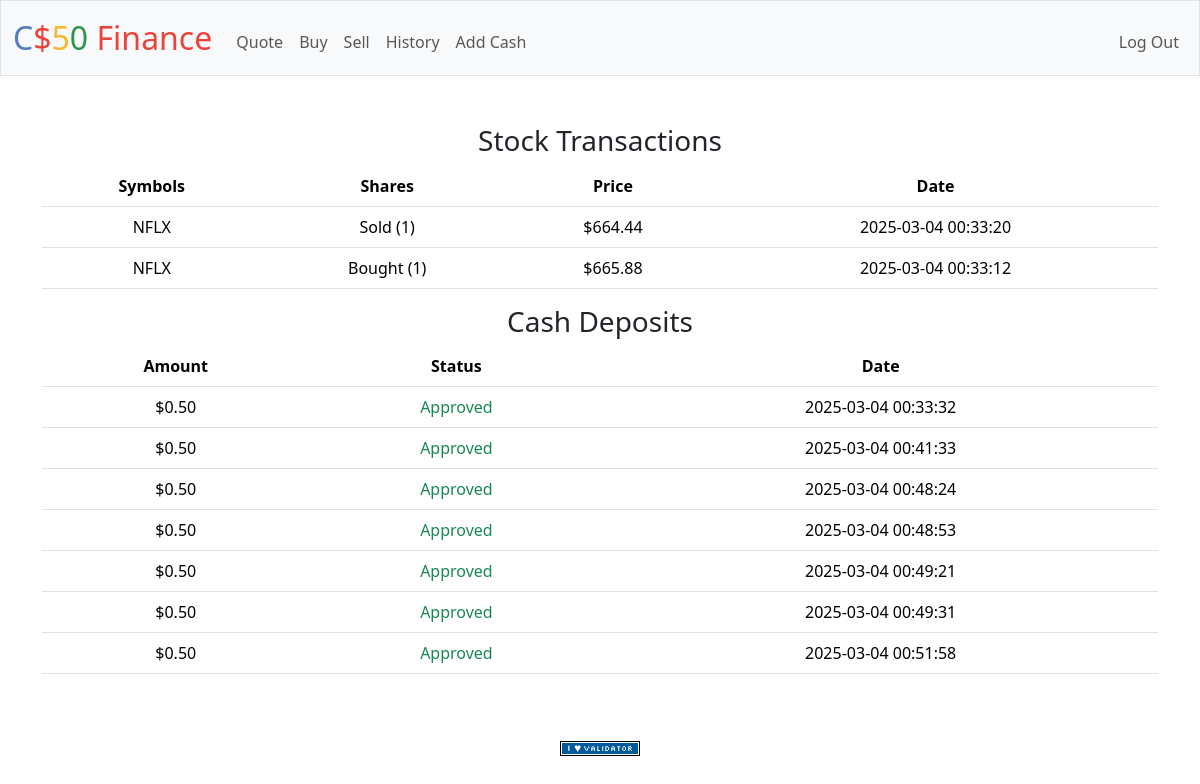
The page /history (signed in) on the database its author committed.
### tables this page shows
CREATE TABLE "transactions" (
    id INTEGER PRIMARY KEY AUTOINCREMENT NOT NULL,
    user_id INTEGER NOT NULL,
    symbol TEXT NOT NULL,
    shares INTEGER NOT NULL,
    price NUMERIC NOT NULL,
    transacted TIMESTAMP DEFAULT CURRENT_TIMESTAMP NOT NULL,
    type TEXT NOT NULL DEFAULT 'BUY', timestamp DATETIME,
    FOREIGN KEY(user_id) REFERENCES users(id)
);

CREATE TABLE cash_transactions (
    id INTEGER PRIMARY KEY AUTOINCREMENT,
    user_id INTEGER NOT NULL,
    amount REAL NOT NULL,
    status TEXT CHECK(status IN ('Pending', 'Approved', 'Denied')) DEFAULT 'Pending',
    timestamp DATETIME DEFAULT CURRENT_TIMESTAMP,
    FOREIGN KEY(user_id) REFERENCES users(id)
);

### app.py (the view)
@app.route("/history")
@login_required
def history():
    user_id = session["user_id"]
    transactions = db.execute(
        "SELECT symbol, shares, price, transacted FROM transactions WHERE user_id = ? ORDER BY transacted DESC",
        session["user_id"]
    )
    cash_transactions = db.execute(
        "SELECT amount, status, timestamp FROM cash_transactions WHERE user_id = :user_id",
        user_id=user_id
    )
    return render_template("history.html", transactions=transactions, cash_transactions=cash_transactions)

### app.py (called while the page is built)
@app.after_request
def after_request(response):
    response.headers["Cache-Control"] = "no-cache, no-store, must-revalidate"
    response.headers["Expires"] = 0
    response.headers["Pragma"] = "no-cache"
    return response

### helpers.py (called while the page is built)
def login_required(f):
    @wraps(f)
    def decorated_function(*args, **kwargs):
        if session.get("user_id") is None:
            return redirect("/login")
        return f(*args, **kwargs)
    return decorated_function

### templates/history.html (shortened to what this page needs)
{% extends "layout.html" %}
{% block main %}
<h3>Stock Transactions</h3>
<table class="table">
    <thead>
        <tr>
            <th scope="col">Symbols</th>
            <th scope="col">Shares</th>
            <th scope="col">Price</th>
            <th scope="col">Date</th>
        </tr>
    </thead>
    <tbody>
        {% for stock in transactions %}
        <tr>
            <td>{{ stock.symbol }}</td>
            <td>
                {% if stock.shares < 0 %} Sold ({{ -stock.shares }}) {% else %} Bought ({{ stock.shares }}) {% endif %}
                    </td>
            <td>${{ "%.2f"|format(stock.price) }}</td>
            <td> {{ stock.transacted  }} {{ stock.timestamp }}</td>
        </tr>
        {% endfor %}
    </tbody>
</table>
<h3>Cash Deposits</h3>
<table class="table">
    <thead>
        <tr>
            <th scope="col">Amount</th>
            <th scope="col">Status</th>
            <th scope="col">Date</th>
        </tr>
    </thead>
    <tbody>
        {% for cash in cash_transactions %}
        <tr>
            <td>${{ "%.2f"|format(cash.amount) }}</td>
            <td>
                {% if cash.status == "Approved" %}
                <span class="text-success">Approved</span>
                {% elif cash.status == "Pending" %}
                <span class="text-warning">Pending</span>
                {% else %}
                <span class="text-danger">Denied</span>
                {% endif %}
            </td>
            <td>{{ cash.timestamp }}</td>
        </tr>
        {% endfor %}
    </tbody>
</table>
{% endblock %}

### rows shown on the page
transactions: symbol "NFLX", shares "1", price "664.44", transacted "2025-03-04 00:33:20"
transactions: symbol "NFLX", shares "1", price "665.88", transacted "2025-03-04 00:33:12"
cash_transactions: amount "0.50", status "Approved", timestamp "2025-03-04 00:33:32"
cash_transactions: amount "0.50", status "Approved", timestamp "2025-03-04 00:41:33"
cash_transactions: amount "0.50", status "Approved", timestamp "2025-03-04 00:48:24"
cash_transactions: amount "0.50", status "Approved", timestamp "2025-03-04 00:48:53"
cash_transactions: amount "0.50", status "Approved", timestamp "2025-03-04 00:49:21"
cash_transactions: amount "0.50", status "Approved", timestamp "2025-03-04 00:49:31"
cash_transactions: amount "0.50", status "Approved", timestamp "2025-03-04 00:51:58"
